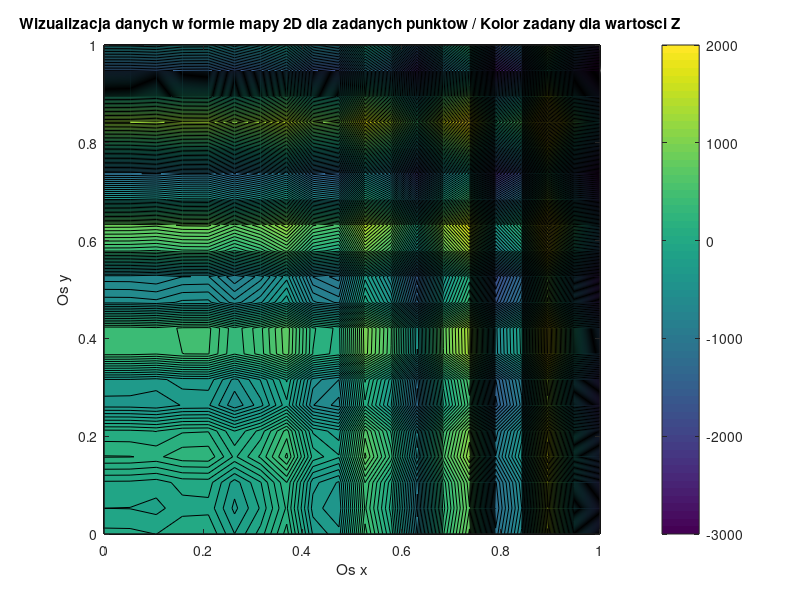

Reproduce this figure in MATLAB.
y=[
   0 0 0 0 0 0 0 0 0 0 0 0 0 0 0 0 0 0 0 0 
0.05263 0.05263 0.05263 0.05263 0.05263 0.05263 0.05263 0.05263 0.05263 0.05263 0.05263 0.05263 0.05263 0.05263 0.05263 0.05263 0.05263 0.05263 0.05263 0.05263 
0.1053 0.1053 0.1053 0.1053 0.1053 0.1053 0.1053 0.1053 0.1053 0.1053 0.1053 0.1053 0.1053 0.1053 0.1053 0.1053 0.1053 0.1053 0.1053 0.1053 
0.1579 0.1579 0.1579 0.1579 0.1579 0.1579 0.1579 0.1579 0.1579 0.1579 0.1579 0.1579 0.1579 0.1579 0.1579 0.1579 0.1579 0.1579 0.1579 0.1579 
0.2105 0.2105 0.2105 0.2105 0.2105 0.2105 0.2105 0.2105 0.2105 0.2105 0.2105 0.2105 0.2105 0.2105 0.2105 0.2105 0.2105 0.2105 0.2105 0.2105 
0.2632 0.2632 0.2632 0.2632 0.2632 0.2632 0.2632 0.2632 0.2632 0.2632 0.2632 0.2632 0.2632 0.2632 0.2632 0.2632 0.2632 0.2632 0.2632 0.2632 
0.3158 0.3158 0.3158 0.3158 0.3158 0.3158 0.3158 0.3158 0.3158 0.3158 0.3158 0.3158 0.3158 0.3158 0.3158 0.3158 0.3158 0.3158 0.3158 0.3158 
0.3684 0.3684 0.3684 0.3684 0.3684 0.3684 0.3684 0.3684 0.3684 0.3684 0.3684 0.3684 0.3684 0.3684 0.3684 0.3684 0.3684 0.3684 0.3684 0.3684 
0.4211 0.4211 0.4211 0.4211 0.4211 0.4211 0.4211 0.4211 0.4211 0.4211 0.4211 0.4211 0.4211 0.4211 0.4211 0.4211 0.4211 0.4211 0.4211 0.4211 
0.4737 0.4737 0.4737 0.4737 0.4737 0.4737 0.4737 0.4737 0.4737 0.4737 0.4737 0.4737 0.4737 0.4737 0.4737 0.4737 0.4737 0.4737 0.4737 0.4737 
0.5263 0.5263 0.5263 0.5263 0.5263 0.5263 0.5263 0.5263 0.5263 0.5263 0.5263 0.5263 0.5263 0.5263 0.5263 0.5263 0.5263 0.5263 0.5263 0.5263 
0.5789 0.5789 0.5789 0.5789 0.5789 0.5789 0.5789 0.5789 0.5789 0.5789 0.5789 0.5789 0.5789 0.5789 0.5789 0.5789 0.5789 0.5789 0.5789 0.5789 
0.6316 0.6316 0.6316 0.6316 0.6316 0.6316 0.6316 0.6316 0.6316 0.6316 0.6316 0.6316 0.6316 0.6316 0.6316 0.6316 0.6316 0.6316 0.6316 0.6316 
0.6842 0.6842 0.6842 0.6842 0.6842 0.6842 0.6842 0.6842 0.6842 0.6842 0.6842 0.6842 0.6842 0.6842 0.6842 0.6842 0.6842 0.6842 0.6842 0.6842 
0.7368 0.7368 0.7368 0.7368 0.7368 0.7368 0.7368 0.7368 0.7368 0.7368 0.7368 0.7368 0.7368 0.7368 0.7368 0.7368 0.7368 0.7368 0.7368 0.7368 
0.7895 0.7895 0.7895 0.7895 0.7895 0.7895 0.7895 0.7895 0.7895 0.7895 0.7895 0.7895 0.7895 0.7895 0.7895 0.7895 0.7895 0.7895 0.7895 0.7895 
0.8421 0.8421 0.8421 0.8421 0.8421 0.8421 0.8421 0.8421 0.8421 0.8421 0.8421 0.8421 0.8421 0.8421 0.8421 0.8421 0.8421 0.8421 0.8421 0.8421 
0.8947 0.8947 0.8947 0.8947 0.8947 0.8947 0.8947 0.8947 0.8947 0.8947 0.8947 0.8947 0.8947 0.8947 0.8947 0.8947 0.8947 0.8947 0.8947 0.8947 
0.9474 0.9474 0.9474 0.9474 0.9474 0.9474 0.9474 0.9474 0.9474 0.9474 0.9474 0.9474 0.9474 0.9474 0.9474 0.9474 0.9474 0.9474 0.9474 0.9474 
1 1 1 1 1 1 1 1 1 1 1 1 1 1 1 1 1 1 1 1  
    ]
x=[
    0 0.05263 0.1053 0.1579 0.2105 0.2632 0.3158 0.3684 0.4211 0.4737 0.5263 0.5789 0.6316 0.6842 0.7368 0.7895 0.8421 0.8947 0.9474 1 
0 0.05263 0.1053 0.1579 0.2105 0.2632 0.3158 0.3684 0.4211 0.4737 0.5263 0.5789 0.6316 0.6842 0.7368 0.7895 0.8421 0.8947 0.9474 1 
0 0.05263 0.1053 0.1579 0.2105 0.2632 0.3158 0.3684 0.4211 0.4737 0.5263 0.5789 0.6316 0.6842 0.7368 0.7895 0.8421 0.8947 0.9474 1 
0 0.05263 0.1053 0.1579 0.2105 0.2632 0.3158 0.3684 0.4211 0.4737 0.5263 0.5789 0.6316 0.6842 0.7368 0.7895 0.8421 0.8947 0.9474 1 
0 0.05263 0.1053 0.1579 0.2105 0.2632 0.3158 0.3684 0.4211 0.4737 0.5263 0.5789 0.6316 0.6842 0.7368 0.7895 0.8421 0.8947 0.9474 1 
0 0.05263 0.1053 0.1579 0.2105 0.2632 0.3158 0.3684 0.4211 0.4737 0.5263 0.5789 0.6316 0.6842 0.7368 0.7895 0.8421 0.8947 0.9474 1 
0 0.05263 0.1053 0.1579 0.2105 0.2632 0.3158 0.3684 0.4211 0.4737 0.5263 0.5789 0.6316 0.6842 0.7368 0.7895 0.8421 0.8947 0.9474 1 
0 0.05263 0.1053 0.1579 0.2105 0.2632 0.3158 0.3684 0.4211 0.4737 0.5263 0.5789 0.6316 0.6842 0.7368 0.7895 0.8421 0.8947 0.9474 1 
0 0.05263 0.1053 0.1579 0.2105 0.2632 0.3158 0.3684 0.4211 0.4737 0.5263 0.5789 0.6316 0.6842 0.7368 0.7895 0.8421 0.8947 0.9474 1 
0 0.05263 0.1053 0.1579 0.2105 0.2632 0.3158 0.3684 0.4211 0.4737 0.5263 0.5789 0.6316 0.6842 0.7368 0.7895 0.8421 0.8947 0.9474 1 
0 0.05263 0.1053 0.1579 0.2105 0.2632 0.3158 0.3684 0.4211 0.4737 0.5263 0.5789 0.6316 0.6842 0.7368 0.7895 0.8421 0.8947 0.9474 1 
0 0.05263 0.1053 0.1579 0.2105 0.2632 0.3158 0.3684 0.4211 0.4737 0.5263 0.5789 0.6316 0.6842 0.7368 0.7895 0.8421 0.8947 0.9474 1 
0 0.05263 0.1053 0.1579 0.2105 0.2632 0.3158 0.3684 0.4211 0.4737 0.5263 0.5789 0.6316 0.6842 0.7368 0.7895 0.8421 0.8947 0.9474 1 
0 0.05263 0.1053 0.1579 0.2105 0.2632 0.3158 0.3684 0.4211 0.4737 0.5263 0.5789 0.6316 0.6842 0.7368 0.7895 0.8421 0.8947 0.9474 1 
0 0.05263 0.1053 0.1579 0.2105 0.2632 0.3158 0.3684 0.4211 0.4737 0.5263 0.5789 0.6316 0.6842 0.7368 0.7895 0.8421 0.8947 0.9474 1 
0 0.05263 0.1053 0.1579 0.2105 0.2632 0.3158 0.3684 0.4211 0.4737 0.5263 0.5789 0.6316 0.6842 0.7368 0.7895 0.8421 0.8947 0.9474 1 
0 0.05263 0.1053 0.1579 0.2105 0.2632 0.3158 0.3684 0.4211 0.4737 0.5263 0.5789 0.6316 0.6842 0.7368 0.7895 0.8421 0.8947 0.9474 1 
0 0.05263 0.1053 0.1579 0.2105 0.2632 0.3158 0.3684 0.4211 0.4737 0.5263 0.5789 0.6316 0.6842 0.7368 0.7895 0.8421 0.8947 0.9474 1 
0 0.05263 0.1053 0.1579 0.2105 0.2632 0.3158 0.3684 0.4211 0.4737 0.5263 0.5789 0.6316 0.6842 0.7368 0.7895 0.8421 0.8947 0.9474 1 
0 0.05263 0.1053 0.1579 0.2105 0.2632 0.3158 0.3684 0.4211 0.4737 0.5263 0.5789 0.6316 0.6842 0.7368 0.7895 0.8421 0.8947 0.9474 1 
]
z=[
 4.8 3.29722 -15.3889 42.5705 47.2888 -140.531 13.4088 271.659 -213.414 -309.418 526.908 102.501 -849.382 358.036 892.003 -1076.11 -569.089 1655.97 -356.319 -1948.81
-78.1213 -79.6241 -98.3103 -40.3509 -35.6325 -223.452 -69.5125 188.737 -296.335 -392.34 443.987 19.5801 -932.303 275.115 809.082 -1159.03 -652.011 1573.05 -439.24 -2031.73
-27.4166 -28.9194 -47.6055 10.3539 15.0723 -172.748 -18.8077 239.442 -245.631 -341.635 494.691 70.2849 -881.598 325.819 859.787 -1108.33 -601.306 1623.76 -388.535 -1981.03
244.097 242.594 223.908 281.867 286.586 98.7656 252.706 510.955 25.8826 -70.1216 766.205 341.798 -610.085 597.333 1131.3 -836.813 -329.792 1895.27 -117.022 -1709.51
130.457 128.954 110.268 168.228 172.946 -14.8741 139.066 397.316 -87.7571 -183.761 652.565 228.158 -723.725 483.693 1017.66 -950.453 -443.432 1781.63 -230.662 -1823.15
-365.03 -366.533 -385.219 -327.259 -322.541 -510.361 -356.421 -98.1712 -583.244 -679.248 157.078 -267.328 -1219.21 -11.7938 522.173 -1445.94 -938.919 1286.15 -726.149 -2318.64
-272.28 -273.782 -292.468 -234.509 -229.791 -417.611 -263.671 -5.421 -490.494 -586.498 249.829 -174.578 -1126.46 80.9564 614.924 -1353.19 -846.169 1378.9 -633.398 -2225.89
456.009 454.506 435.82 493.78 498.498 310.678 464.618 722.868 237.795 141.791 978.117 553.711 -398.172 809.245 1343.21 -624.901 -117.88 2107.18 94.8904 -1497.6
468.778 467.275 448.589 506.548 511.267 323.447 477.387 735.636 250.564 154.56 990.886 566.479 -385.404 822.014 1355.98 -612.132 -105.111 2119.95 107.659 -1484.83
-481.417 -482.92 -501.606 -443.647 -438.929 -626.749 -472.809 -214.559 -699.632 -795.636 40.6906 -383.716 -1335.6 -128.182 405.786 -1562.33 -1055.31 1169.76 -842.536 -2435.03
-689.361 -690.864 -709.55 -651.591 -646.872 -834.692 -680.752 -422.503 -907.575 -1003.58 -167.253 -591.66 -1543.54 -336.125 197.842 -1770.27 -1263.25 961.814 -1050.48 -2642.97
439.195 437.692 419.006 476.965 481.683 293.863 447.803 706.053 220.98 124.976 961.303 536.896 -414.987 792.43 1326.4 -641.715 -134.695 2090.37 78.0757 -1514.41
915.256 913.753 895.067 953.027 957.745 769.925 923.865 1182.11 697.042 601.038 1437.36 1012.96 61.0746 1268.49 1802.46 -165.654 341.367 2566.43 554.137 -1038.35
-334.634 -336.137 -354.823 -296.864 -292.145 -479.965 -326.025 -67.7754 -552.848 -648.852 187.474 -236.933 -1188.82 18.602 552.569 -1415.54 -908.523 1316.54 -695.753 -2288.24
-1148.77 -1150.27 -1168.95 -1110.99 -1106.28 -1294.1 -1140.16 -881.907 -1366.98 -1462.98 -626.657 -1051.06 -2002.95 -795.529 -261.562 -2229.67 -1722.65 502.41 -1509.88 -3102.37
132.884 131.381 112.695 170.654 175.372 -12.4477 141.492 399.742 -85.3306 -181.335 654.992 230.585 -721.298 486.119 1020.09 -948.026 -441.006 1784.06 -228.235 -1820.73
1322.09 1320.58 1301.9 1359.86 1364.57 1176.75 1330.69 1588.94 1103.87 1007.87 1844.19 1419.79 467.904 1675.32 2209.29 241.175 748.196 2973.26 960.967 -631.524
99.548 98.0452 79.3591 137.318 142.037 -45.7832 108.157 366.407 -118.666 -214.67 621.656 197.249 -754.634 452.784 986.751 -981.362 -474.341 1750.72 -261.571 -1854.06
-1493.39 -1494.89 -1513.58 -1455.62 -1450.9 -1638.72 -1484.78 -1226.53 -1711.6 -1807.61 -971.281 -1395.69 -2347.57 -1140.15 -606.186 -2574.3 -2067.28 157.786 -1854.51 -3447
-447.915 -449.418 -468.104 -410.144 -405.426 -593.246 -439.306 -181.056 -666.129 -762.133 74.1933 -350.213 -1302.1 -94.6788 439.288 -1528.82 -1021.8 1203.26 -809.034 -2401.52   
]

figure
contourf(x,y,z,100)
colorbar

caxis([-3000,2000])
title('Wizualizacja danych w formie mapy 2D dla zadanych punktow / Kolor zadany dla wartosci Z ')
ylabel("Os y");
xlabel("Os x");